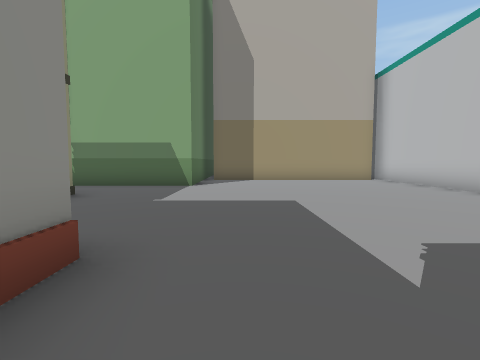
[1] (above)

24 first-person views from a walk through a Unity game level. The camera is 1.5 m above the floor, tilts 4° down and sees 85° across. The floor is counted in squares, 2 m on a side. Each view is taken from the middle of a square. On the plan, view 1 faces up. The plan holds only what a view shows up to about 9 squares ahead; the rest is blank. The place goes on beyond the plan. The player is left out.

[2]
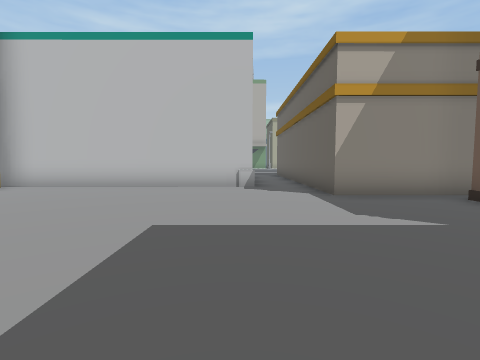

[3]
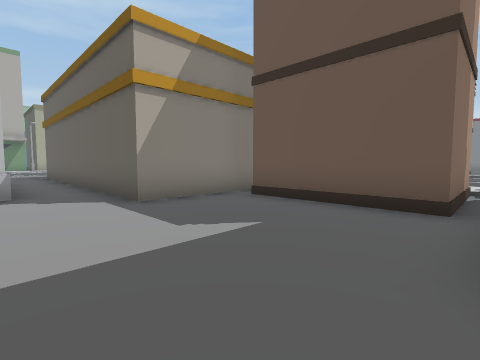

[4]
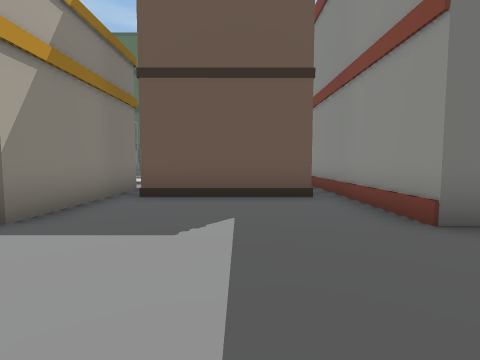

[5]
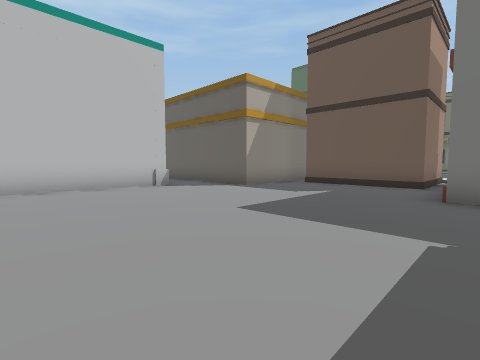

[6]
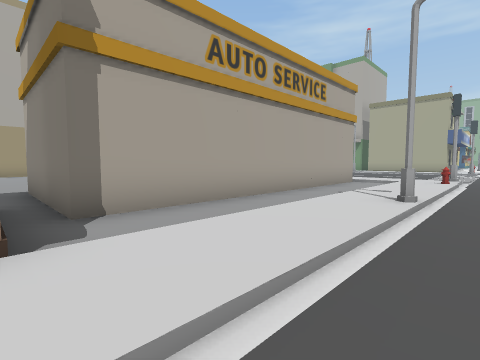

[7]
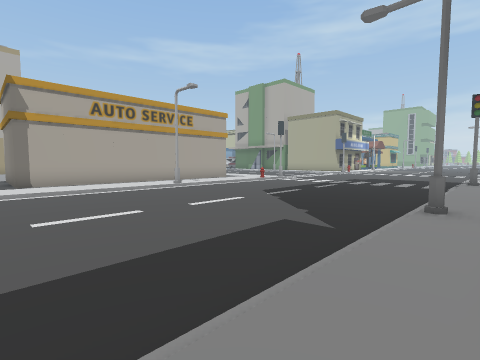

[8]
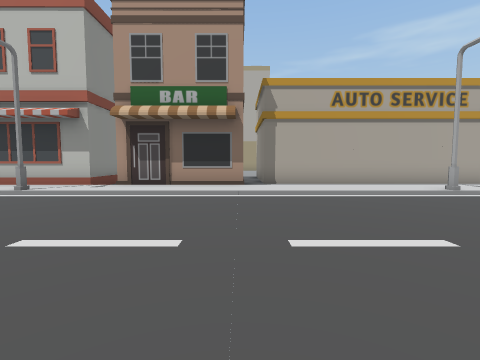

[9]
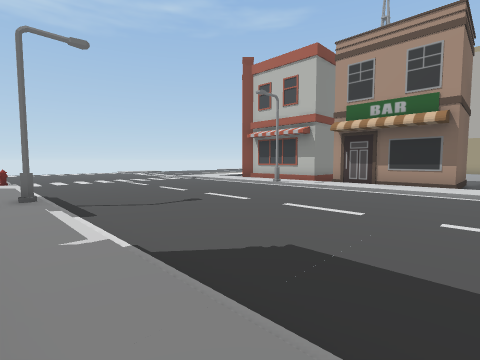

[10]
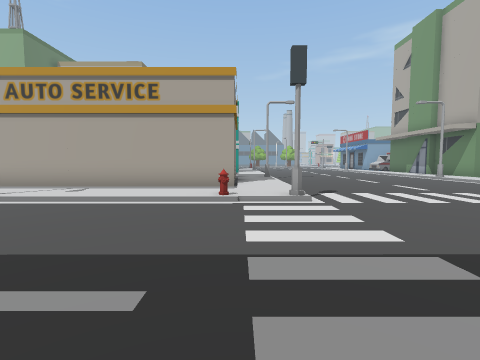

[11]
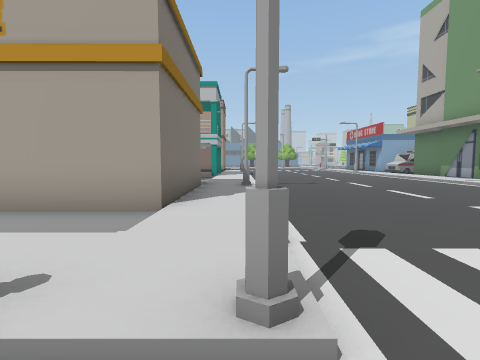

[12]
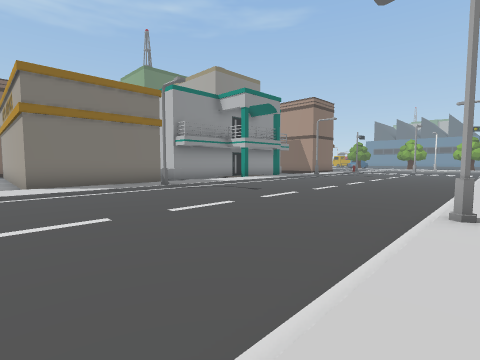

[13]
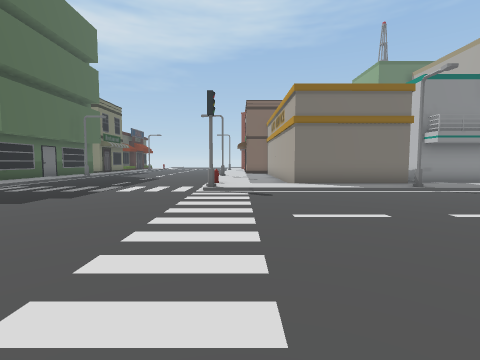

[14]
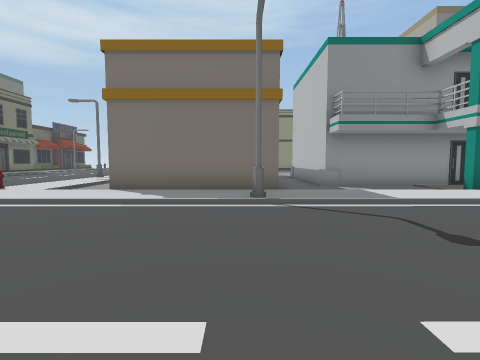

[15]
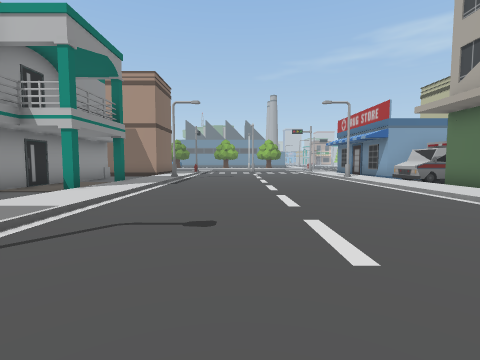

[16]
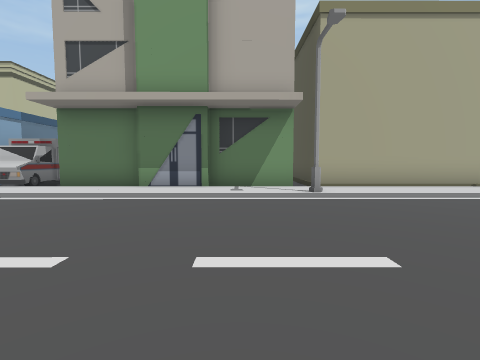

[17]
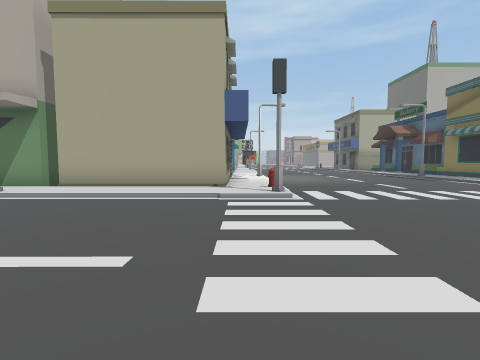

[18]
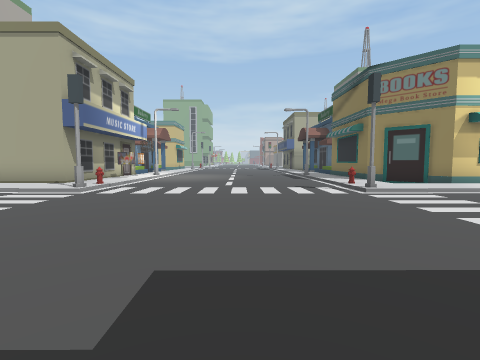

[19]
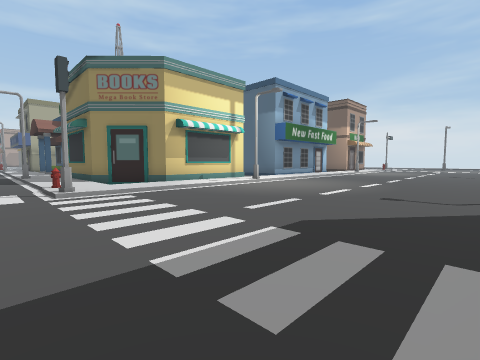

[20]
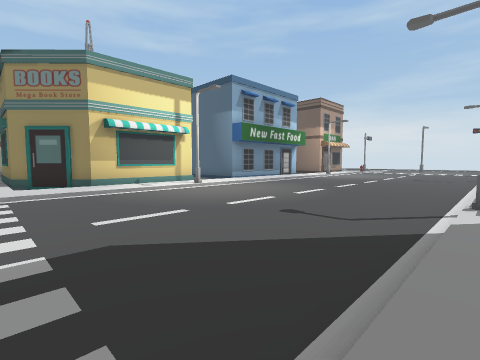

[21]
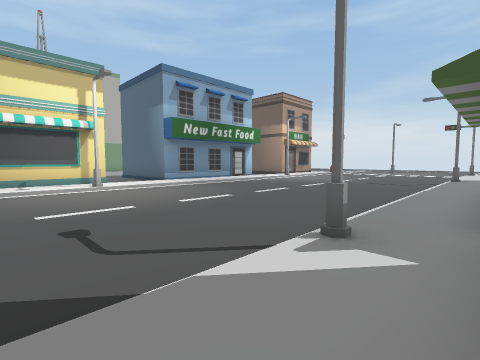

[22]
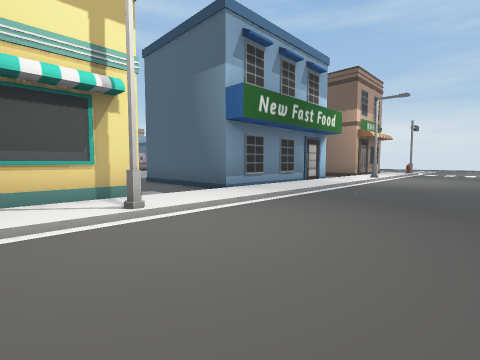

[23]
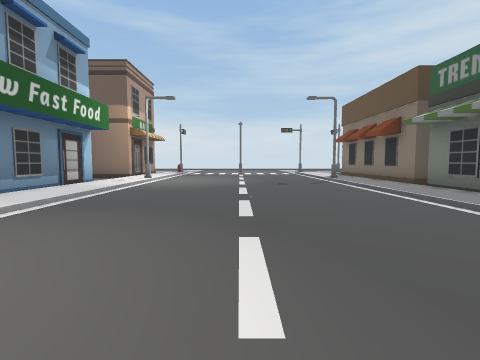

[24]
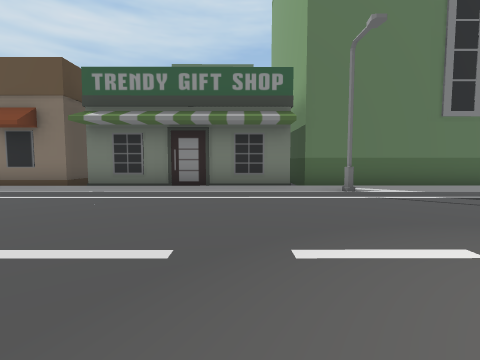

### Floor plan
Key: @ floor where view 1 was taken; # wall or solid block; . main floor; : floor 0.25 m higher than the main floor; / step, stairs or slope; = window, fence, low wall or low ledge; O other object.
Columns run from 2 left of view 1 to 25 right of it. Each row starts with its distance up from view 1.
  9 O.......#    #./:.......:OOO
  8 ........#    #./:.......:/O
  7 ........#    #.#:.......:/O
  6 ........#    #./:.......:/O
  5 ........#    #./:.......:O
  4 ........#   ##./:.......:O
  3 .............../:.......:/O
  2 #.....OOOOOOO O/:.......:/OO
  1 =.....O        /O.......O###
  0 =.@...O        /:.......:#
 -1 =.####O        /:.......:#
 -2 #.####OOOOOOOOO/:.......:#
 -3 #.####........./:.......:##
 -4 :::::::::::::::::.......::::
 -5 O/////////O////O:.......:O//
 -6 ............................
 -7 ............................
 -8 ............................
 -9 ............................
-10 ............................
-11 ............................
-12 O/////////O/////#........O//
-13 :::::::::::::::::.......::::
-14               O::.......://#
-15               O::.......:/##
-16               O::.......:##
-17               O::.......:#
-18               O::.......:#
-19              OO:O.......O#
-20               #::.......:/..
-21               ##:.......:/..
-22                #:.......:OOO
-23                #:.......:O
-24                #:.......:O
-25               ##:.......:O
-26               #::.......:O
-27               #::.......:O

Positions as (right, up) in squares from view 1, and headings:
1: (0, 0), facing up
2: (-2, 4), facing right
3: (-1, 4), facing down-right
4: (1, 5), facing down
5: (-2, 8), facing down-right
6: (3, -6), facing up-right
7: (3, -13), facing up-right
8: (3, -11), facing up
9: (4, -13), facing up-left
10: (13, -10), facing up
11: (14, -6), facing up
12: (22, -3), facing up-left
13: (22, -4), facing left
14: (19, 1), facing left
15: (17, 0), facing up
16: (16, 3), facing right
17: (16, -4), facing right
18: (15, -9), facing right
19: (15, -11), facing down-right
20: (14, -13), facing down-right
21: (13, -16), facing down-right
22: (18, -17), facing down-right
23: (18, -18), facing down
24: (20, -21), facing left
